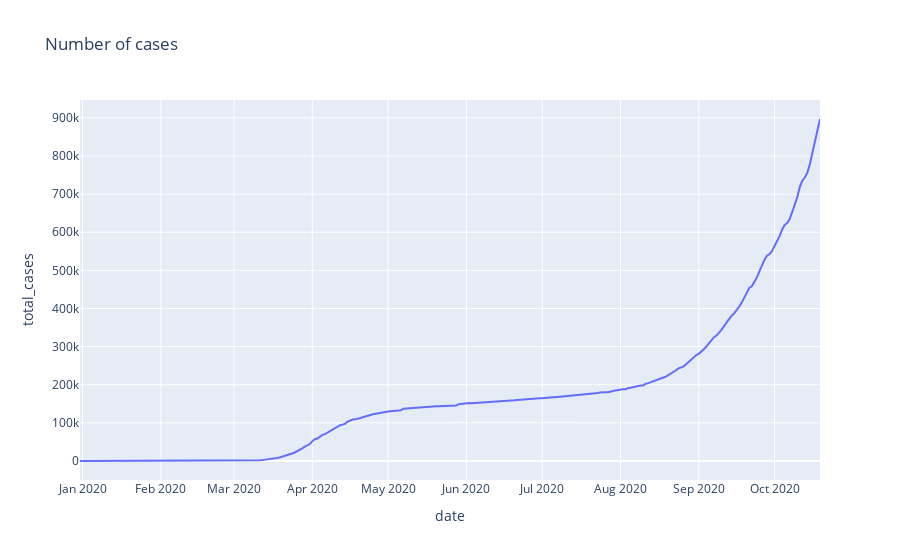

Notebook cell for this chart:
### Code cell
import plotly.express as px

dfFR = df[df.iso_code == 'FRA']

display(dfFR.head())
fig = px.line(dfFR, x="date", y="total_cases", title='Number of cases in France')
fig.show()

### Figure 1 — Plotly figure (JSON) as saved in the notebook; plotly's stock layout.template omitted (floating-point values rounded to 4 significant figures; data arrays with more than 128 entries replaced by an {"elided": "..."} marker saying what was removed)
{"data": [{"hovertemplate": "date=%{x}<br>total_cases=%{y}<extra></extra>", "legendgroup": "", "line": {"color": "#636efa", "dash": "solid"}, "mode": "lines", "name": "", "orientation": "v", "showlegend": false, "type": "scatter", "x": {"elided": "294 str values"}, "xaxis": "x", "y": {"elided": "294 int values"}, "yaxis": "y"}], "layout": {"legend": {"tracegroupgap": 0}, "title": {"text": "Number of cases"}, "xaxis": {"anchor": "y", "domain": [0, 1], "title": {"text": "date"}}, "yaxis": {"anchor": "x", "domain": [0, 1], "title": {"text": "total_cases"}}}}
